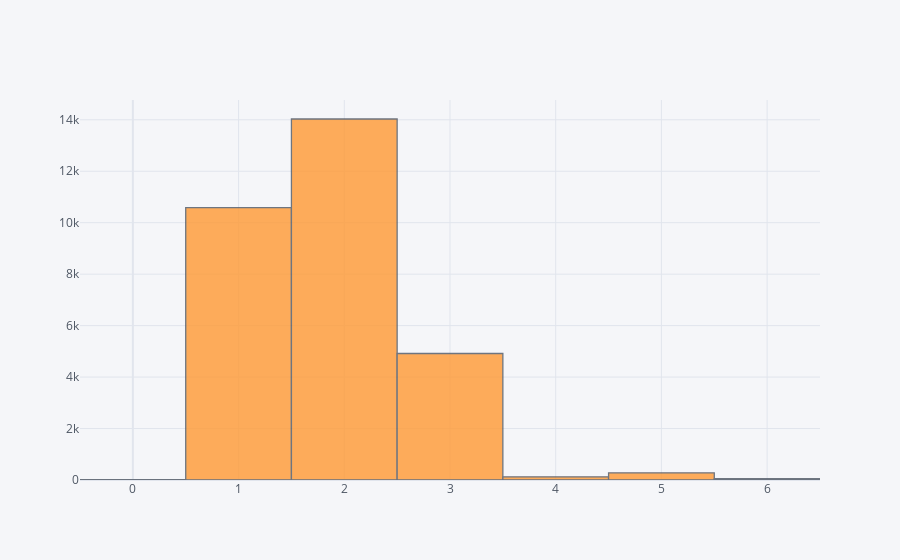

The notebook cell this image was saved under:
### Markdown cell above
We'll do the same histogram but using iplot. You can do zoom in the histogram ... Awesome!

### Code cell
df['EDUCATION'].iplot(kind='histogram');

### Figure 1 — Plotly figure (JSON) as saved in the notebook; plotly's stock layout.template omitted (floating-point values rounded to 4 significant figures; data arrays with more than 128 entries replaced by an {"elided": "..."} marker saying what was removed)
{"data": [{"histfunc": "count", "histnorm": "", "marker": {"color": "rgba(255, 153, 51, 1.0)", "line": {"color": "#4D5663", "width": 1.3}}, "name": "EDUCATION", "opacity": 0.8, "orientation": "v", "type": "histogram", "x": {"elided": "30000 int values"}}], "layout": {"barmode": "overlay", "legend": {"bgcolor": "#F5F6F9", "font": {"color": "#4D5663"}}, "paper_bgcolor": "#F5F6F9", "plot_bgcolor": "#F5F6F9", "title": {"font": {"color": "#4D5663"}}, "xaxis": {"gridcolor": "#E1E5ED", "showgrid": true, "tickfont": {"color": "#4D5663"}, "title": {"font": {"color": "#4D5663"}, "text": ""}, "zerolinecolor": "#E1E5ED"}, "yaxis": {"gridcolor": "#E1E5ED", "showgrid": true, "tickfont": {"color": "#4D5663"}, "title": {"font": {"color": "#4D5663"}, "text": ""}, "zerolinecolor": "#E1E5ED"}}}
